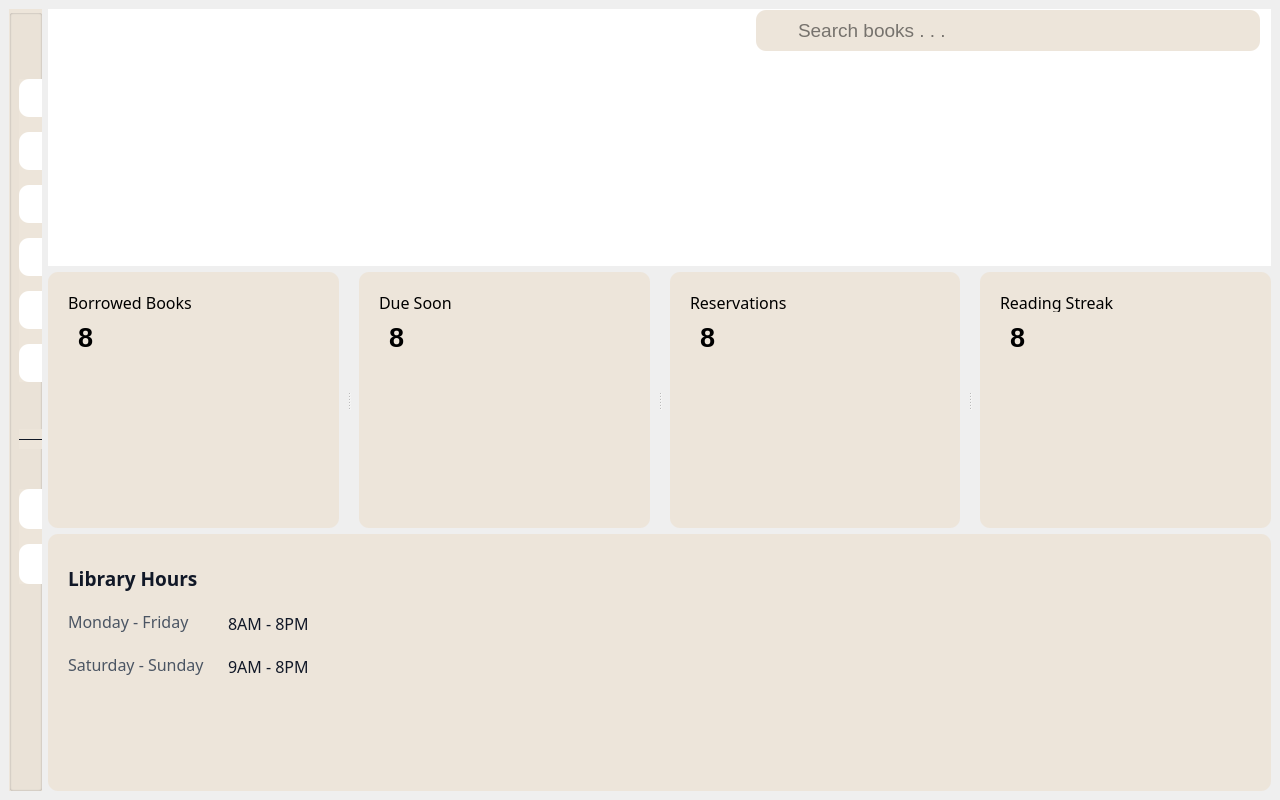
<?xml version="1.0" encoding="UTF-8"?>
<ui version="4.0">
 <class>MainWindow</class>
 <widget class="QMainWindow" name="MainWindow">
  <property name="geometry">
   <rect>
    <x>0</x>
    <y>0</y>
    <width>1280</width>
    <height>800</height>
   </rect>
  </property>
  <property name="minimumSize">
   <size>
    <width>1280</width>
    <height>720</height>
   </size>
  </property>
  <property name="font">
   <font>
    <pointsize>18</pointsize>
   </font>
  </property>
  <property name="windowTitle">
   <string>MainWindow</string>
  </property>
  <property name="autoFillBackground">
   <bool>false</bool>
  </property>
  <property name="styleSheet">
   <string notr="true"/>
  </property>
  <widget class="QWidget" name="centralwidget">
   <layout class="QGridLayout" name="gridLayout">
    <item row="0" column="0" rowspan="3">
     <widget class="QGroupBox" name="groupBox">
      <property name="minimumSize">
       <size>
        <width>0</width>
        <height>720</height>
       </size>
      </property>
      <property name="styleSheet">
       <string notr="true">background-color: rgb(237, 229, 218);</string>
      </property>
      <property name="title">
       <string/>
      </property>
      <widget class="QSplitter" name="splitter_2">
       <property name="geometry">
        <rect>
         <x>10</x>
         <y>480</y>
         <width>191</width>
         <height>95</height>
        </rect>
       </property>
       <property name="font">
        <font>
         <family>Inter Variable Text Medium</family>
        </font>
       </property>
       <property name="orientation">
        <enum>Qt::Vertical</enum>
       </property>
       <property name="handleWidth">
        <number>15</number>
       </property>
       <widget class="QPushButton" name="pushButton_7">
        <property name="font">
         <font>
          <family>Inter Variable Text Medium</family>
          <pointsize>13</pointsize>
         </font>
        </property>
        <property name="styleSheet">
         <string notr="true">border-radius: 10px; background-color: white; text-align: left; padding-left: 30px;</string>
        </property>
        <property name="text">
         <string>Settings</string>
        </property>
       </widget>
       <widget class="QPushButton" name="pushButton_8">
        <property name="font">
         <font>
          <family>Inter Variable Text Medium</family>
          <pointsize>13</pointsize>
         </font>
        </property>
        <property name="styleSheet">
         <string notr="true">border-radius: 10px; background-color: white; text-align: left; padding-left: 30px;</string>
        </property>
        <property name="text">
         <string>Help</string>
        </property>
       </widget>
      </widget>
      <widget class="QSplitter" name="splitter">
       <property name="geometry">
        <rect>
         <x>10</x>
         <y>70</y>
         <width>191</width>
         <height>303</height>
        </rect>
       </property>
       <property name="font">
        <font>
         <family>Inter Variable Text Medium</family>
         <pointsize>14</pointsize>
        </font>
       </property>
       <property name="styleSheet">
        <string notr="true"/>
       </property>
       <property name="orientation">
        <enum>Qt::Vertical</enum>
       </property>
       <property name="handleWidth">
        <number>15</number>
       </property>
       <widget class="QPushButton" name="pushButton">
        <property name="font">
         <font>
          <family>Inter Variable Text Medium</family>
          <pointsize>13</pointsize>
          <weight>50</weight>
          <bold>false</bold>
         </font>
        </property>
        <property name="styleSheet">
         <string notr="true">border-radius: 10px; background-color: white; text-align: left; padding-left: 30px;</string>
        </property>
        <property name="text">
         <string>Dashboard</string>
        </property>
       </widget>
       <widget class="QPushButton" name="pushButton_2">
        <property name="font">
         <font>
          <family>Inter Variable Text Medium</family>
          <pointsize>13</pointsize>
          <weight>50</weight>
          <bold>false</bold>
         </font>
        </property>
        <property name="styleSheet">
         <string notr="true">border-radius: 10px; background-color: white; text-align: left; padding-left: 30px;</string>
        </property>
        <property name="text">
         <string>My Books</string>
        </property>
       </widget>
       <widget class="QPushButton" name="pushButton_3">
        <property name="font">
         <font>
          <family>Inter Variable Text Medium</family>
          <pointsize>13</pointsize>
          <weight>50</weight>
          <bold>false</bold>
         </font>
        </property>
        <property name="styleSheet">
         <string notr="true">border-radius: 10px; background-color: white; text-align: left; padding-left: 30px;</string>
        </property>
        <property name="text">
         <string>Browse Library</string>
        </property>
       </widget>
       <widget class="QPushButton" name="pushButton_4">
        <property name="font">
         <font>
          <family>Inter Variable Text Medium</family>
          <pointsize>13</pointsize>
          <weight>50</weight>
          <bold>false</bold>
         </font>
        </property>
        <property name="styleSheet">
         <string notr="true">border-radius: 10px; background-color: white; text-align: left; padding-left: 30px;</string>
        </property>
        <property name="text">
         <string>Reservations</string>
        </property>
       </widget>
       <widget class="QPushButton" name="pushButton_5">
        <property name="font">
         <font>
          <family>Inter Variable Text Medium</family>
          <pointsize>13</pointsize>
          <weight>50</weight>
          <bold>false</bold>
         </font>
        </property>
        <property name="styleSheet">
         <string notr="true">border-radius: 10px; background-color: white; text-align: left; padding-left: 30px;</string>
        </property>
        <property name="text">
         <string>History</string>
        </property>
       </widget>
       <widget class="QPushButton" name="pushButton_6">
        <property name="font">
         <font>
          <family>Inter Variable Text Medium</family>
          <pointsize>13</pointsize>
          <weight>50</weight>
          <bold>false</bold>
         </font>
        </property>
        <property name="styleSheet">
         <string notr="true">border-radius: 10px; background-color: white; text-align: left; padding-left: 30px;</string>
        </property>
        <property name="text">
         <string>Favorites</string>
        </property>
       </widget>
      </widget>
      <widget class="Line" name="line">
       <property name="geometry">
        <rect>
         <x>10</x>
         <y>420</y>
         <width>191</width>
         <height>20</height>
        </rect>
       </property>
       <property name="styleSheet">
        <string notr="true">color: rgb(17, 24, 39);</string>
       </property>
       <property name="frameShadow">
        <enum>QFrame::Plain</enum>
       </property>
       <property name="lineWidth">
        <number>1</number>
       </property>
       <property name="orientation">
        <enum>Qt::Horizontal</enum>
       </property>
      </widget>
     </widget>
    </item>
    <item row="0" column="1">
     <widget class="QLabel" name="label_10">
      <property name="font">
       <font>
        <family>Inter Variable Text SemiBold</family>
        <pointsize>18</pointsize>
        <weight>75</weight>
        <bold>true</bold>
       </font>
      </property>
      <property name="styleSheet">
       <string notr="true">background-color: white;
padding-left: 20px;
color: rgb(110, 99, 93);</string>
      </property>
      <property name="text">
       <string/>
      </property>
     </widget>
    </item>
    <item row="1" column="1">
     <widget class="QSplitter" name="splitter_3">
      <property name="orientation">
       <enum>Qt::Horizontal</enum>
      </property>
      <property name="handleWidth">
       <number>20</number>
      </property>
      <widget class="QWidget" name="widgetBorrowedBooks" native="true">
       <property name="font">
        <font>
         <weight>75</weight>
         <bold>true</bold>
        </font>
       </property>
       <property name="styleSheet">
        <string notr="true">background-color: rgb(237, 229, 218);
border-radius: 10;</string>
       </property>
       <widget class="QLabel" name="lblBorrowedBooks_2">
        <property name="geometry">
         <rect>
          <x>20</x>
          <y>20</y>
          <width>161</width>
          <height>20</height>
         </rect>
        </property>
        <property name="font">
         <font>
          <family>Inter Variable Text Medium</family>
          <pointsize>12</pointsize>
          <weight>50</weight>
          <bold>false</bold>
         </font>
        </property>
        <property name="text">
         <string>Borrowed Books</string>
        </property>
       </widget>
       <widget class="QLabel" name="lblBorrowedBooks">
        <property name="geometry">
         <rect>
          <x>30</x>
          <y>50</y>
          <width>61</width>
          <height>31</height>
         </rect>
        </property>
        <property name="font">
         <font>
          <pointsize>20</pointsize>
          <weight>75</weight>
          <bold>true</bold>
         </font>
        </property>
        <property name="text">
         <string>8</string>
        </property>
       </widget>
      </widget>
      <widget class="QWidget" name="widgetBorrowedBooks_2" native="true">
       <property name="font">
        <font>
         <weight>75</weight>
         <bold>true</bold>
        </font>
       </property>
       <property name="styleSheet">
        <string notr="true">background-color: rgb(237, 229, 218);
border-radius: 10;</string>
       </property>
       <widget class="QLabel" name="lblDueSoon_2">
        <property name="geometry">
         <rect>
          <x>20</x>
          <y>20</y>
          <width>161</width>
          <height>20</height>
         </rect>
        </property>
        <property name="font">
         <font>
          <family>Inter Variable Text Medium</family>
          <pointsize>12</pointsize>
          <weight>50</weight>
          <bold>false</bold>
         </font>
        </property>
        <property name="text">
         <string>Due Soon</string>
        </property>
       </widget>
       <widget class="QLabel" name="lblDueSoon">
        <property name="geometry">
         <rect>
          <x>30</x>
          <y>50</y>
          <width>61</width>
          <height>31</height>
         </rect>
        </property>
        <property name="font">
         <font>
          <pointsize>20</pointsize>
          <weight>75</weight>
          <bold>true</bold>
         </font>
        </property>
        <property name="text">
         <string>8</string>
        </property>
       </widget>
      </widget>
      <widget class="QWidget" name="widgetBorrowedBooks_3" native="true">
       <property name="font">
        <font>
         <weight>75</weight>
         <bold>true</bold>
        </font>
       </property>
       <property name="styleSheet">
        <string notr="true">background-color: rgb(237, 229, 218);
border-radius: 10;</string>
       </property>
       <widget class="QLabel" name="lblReservations_2">
        <property name="geometry">
         <rect>
          <x>20</x>
          <y>20</y>
          <width>161</width>
          <height>20</height>
         </rect>
        </property>
        <property name="font">
         <font>
          <family>Inter Variable Text Medium</family>
          <pointsize>12</pointsize>
          <weight>50</weight>
          <bold>false</bold>
         </font>
        </property>
        <property name="text">
         <string>Reservations</string>
        </property>
       </widget>
       <widget class="QLabel" name="lblReservations">
        <property name="geometry">
         <rect>
          <x>30</x>
          <y>50</y>
          <width>61</width>
          <height>31</height>
         </rect>
        </property>
        <property name="font">
         <font>
          <pointsize>20</pointsize>
          <weight>75</weight>
          <bold>true</bold>
         </font>
        </property>
        <property name="text">
         <string>8</string>
        </property>
       </widget>
      </widget>
      <widget class="QWidget" name="widgetBorrowedBooks_4" native="true">
       <property name="font">
        <font>
         <weight>75</weight>
         <bold>true</bold>
        </font>
       </property>
       <property name="styleSheet">
        <string notr="true">background-color: rgb(237, 229, 218);
border-radius: 10;</string>
       </property>
       <widget class="QLabel" name="lblReadingStreak_2">
        <property name="geometry">
         <rect>
          <x>20</x>
          <y>20</y>
          <width>161</width>
          <height>20</height>
         </rect>
        </property>
        <property name="font">
         <font>
          <family>Inter Variable Text Medium</family>
          <pointsize>12</pointsize>
          <weight>50</weight>
          <bold>false</bold>
         </font>
        </property>
        <property name="text">
         <string>Reading Streak</string>
        </property>
       </widget>
       <widget class="QLabel" name="lblReadingStreak">
        <property name="geometry">
         <rect>
          <x>30</x>
          <y>50</y>
          <width>61</width>
          <height>31</height>
         </rect>
        </property>
        <property name="font">
         <font>
          <pointsize>20</pointsize>
          <weight>75</weight>
          <bold>true</bold>
         </font>
        </property>
        <property name="text">
         <string>8</string>
        </property>
       </widget>
      </widget>
     </widget>
    </item>
    <item row="2" column="1">
     <widget class="QWidget" name="widget" native="true">
      <property name="styleSheet">
       <string notr="true">background-color: white; border-radius: 10px; background-color: rgb(237, 229, 218);</string>
      </property>
      <widget class="QLabel" name="lblBorrowedBooks_3">
       <property name="geometry">
        <rect>
         <x>20</x>
         <y>29</y>
         <width>161</width>
         <height>31</height>
        </rect>
       </property>
       <property name="font">
        <font>
         <family>Inter Variable Text SemiBold</family>
         <pointsize>14</pointsize>
         <weight>75</weight>
         <bold>true</bold>
        </font>
       </property>
       <property name="styleSheet">
        <string notr="true">color: rgb(17, 24, 39);</string>
       </property>
       <property name="text">
        <string>Library Hours</string>
       </property>
      </widget>
      <widget class="QWidget" name="layoutWidget">
       <property name="geometry">
        <rect>
         <x>180</x>
         <y>70</y>
         <width>91</width>
         <height>81</height>
        </rect>
       </property>
       <layout class="QVBoxLayout" name="verticalLayout_2">
        <property name="spacing">
         <number>5</number>
        </property>
        <item>
         <widget class="QLabel" name="lblBorrowedBooks_6">
          <property name="font">
           <font>
            <family>Inter Variable Text</family>
            <pointsize>12</pointsize>
            <weight>50</weight>
            <bold>false</bold>
           </font>
          </property>
          <property name="styleSheet">
           <string notr="true">color: rgb(17, 24, 39);</string>
          </property>
          <property name="text">
           <string>8AM - 8PM</string>
          </property>
         </widget>
        </item>
        <item>
         <widget class="QLabel" name="lblBorrowedBooks_7">
          <property name="font">
           <font>
            <family>Inter Variable Text</family>
            <pointsize>12</pointsize>
            <weight>50</weight>
            <bold>false</bold>
           </font>
          </property>
          <property name="styleSheet">
           <string notr="true">color: rgb(17, 24, 39);</string>
          </property>
          <property name="text">
           <string>9AM - 8PM</string>
          </property>
         </widget>
        </item>
       </layout>
      </widget>
      <widget class="QWidget" name="layoutWidget">
       <property name="geometry">
        <rect>
         <x>20</x>
         <y>70</y>
         <width>151</width>
         <height>77</height>
        </rect>
       </property>
       <layout class="QVBoxLayout" name="verticalLayout">
        <property name="spacing">
         <number>10</number>
        </property>
        <item>
         <widget class="QLabel" name="lblBorrowedBooks_4">
          <property name="font">
           <font>
            <family>Inter Variable Text</family>
            <pointsize>12</pointsize>
            <weight>50</weight>
            <bold>false</bold>
           </font>
          </property>
          <property name="styleSheet">
           <string notr="true">color: rgb(75, 85, 99);</string>
          </property>
          <property name="text">
           <string>Monday - Friday</string>
          </property>
         </widget>
        </item>
        <item>
         <widget class="QLabel" name="lblBorrowedBooks_5">
          <property name="font">
           <font>
            <family>Inter Variable Text</family>
            <pointsize>12</pointsize>
            <weight>50</weight>
            <bold>false</bold>
           </font>
          </property>
          <property name="styleSheet">
           <string notr="true">color: rgb(75, 85, 99);</string>
          </property>
          <property name="text">
           <string>Saturday - Sunday</string>
          </property>
         </widget>
        </item>
       </layout>
      </widget>
     </widget>
    </item>
   </layout>
   <widget class="QLineEdit" name="lineEdit">
    <property name="geometry">
     <rect>
      <x>756</x>
      <y>10</y>
      <width>504</width>
      <height>41</height>
     </rect>
    </property>
    <property name="font">
     <font>
      <pointsize>14</pointsize>
     </font>
    </property>
    <property name="styleSheet">
     <string notr="true">background-color: rgb(237, 229, 218);
border-radius: 10;
padding-left: 40px;</string>
    </property>
    <property name="placeholderText">
     <string>Search books . . .</string>
    </property>
   </widget>
   <widget class="QWidget" name="layoutWidget">
    <property name="geometry">
     <rect>
      <x>0</x>
      <y>0</y>
      <width>2</width>
      <height>2</height>
     </rect>
    </property>
    <layout class="QHBoxLayout" name="horizontalLayout"/>
   </widget>
   <widget class="QWidget" name="layoutWidget">
    <property name="geometry">
     <rect>
      <x>0</x>
      <y>0</y>
      <width>2</width>
      <height>2</height>
     </rect>
    </property>
    <layout class="QHBoxLayout" name="horizontalLayout_2"/>
   </widget>
   <zorder>label_10</zorder>
   <zorder>layoutWidget</zorder>
   <zorder>layoutWidget</zorder>
   <zorder>splitter_3</zorder>
   <zorder>groupBox</zorder>
   <zorder>widget</zorder>
   <zorder>lineEdit</zorder>
  </widget>
 </widget>
 <resources/>
 <connections/>
</ui>
